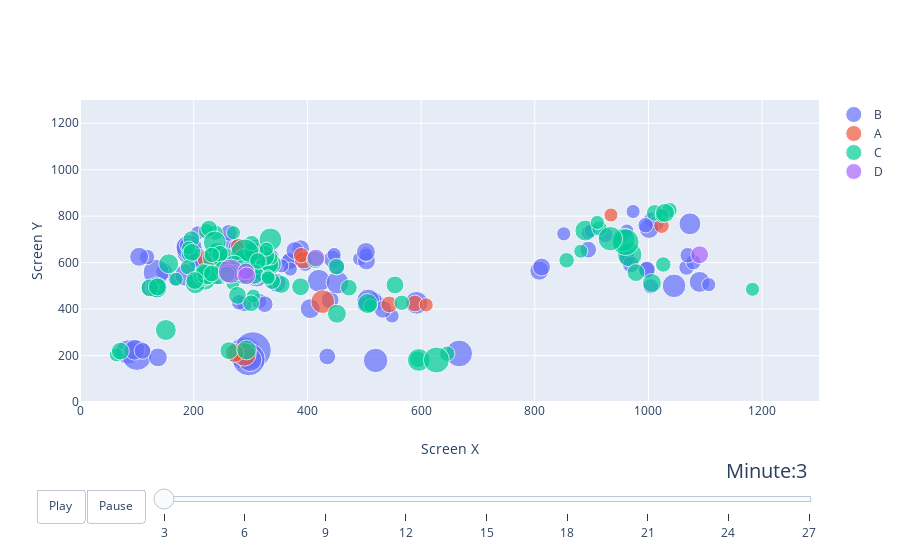

The code cell stored with this chart in its notebook:
### Markdown cell above
V2

### Code cell
import plotly.graph_objects as go
import pandas as pd

minute=3
minutes = ["3", "6", "9", "12", "15", "18", "21", "24", "27"]

# make list of Dilation
dilations = list(gfixedgaze['PupilDilation'].unique())
dilations

# dilations = []
# for dilation in gfixedgaze["PupilDilation"]:
#     if dilation not in dilations:
#         dilations.append(dilation)

# print(dilations)
# make figure
fig_dict = {
    "data": [],
    "layout": {},
    "frames": []
}

# fill in most of layout
fig_dict["layout"]["xaxis"] = {"range": [0, 1300], "title": "Screen X",'gridcolor': '#FFFFFF'}
fig_dict["layout"]["yaxis"] = {"range": [0, 1300], "title": "Screen Y",'gridcolor': '#FFFFFF'}
fig_dict["layout"]["hovermode"] = "closest"

fig_dict["layout"]["sliders"] = {
    "args": [
        "transition", {
            "duration": 1000,
            "easing": "cubic-in-out"
        }
    ],
    "initialValue": "3",
    "plotlycommand": "animate",
    "values": minutes,
    "visible": True
}

sliders_dict = {
    "active": 10,
    "yanchor": "top",
    "xanchor": "left",
    "currentvalue": {
        "font": {"size": 20},
        "prefix": "Minute:",
        "visible": True,
        "xanchor": "right"
    },
    "transition": {"duration": 300, "easing": "cubic-in-out"},
    "pad": {"b": 10, "t": 50},
    "len": 0.9,
    "x": 0.1,
    "y": 0,
    "steps": []
}
fig_dict["layout"]["updatemenus"] = [
    {
        "buttons": [
            {
                "args": [None, {"frame": {"duration": 500, "redraw": False},
                                "fromcurrent": True, "transition": {"duration": 300,
                                                                    "easing": "quadratic-in-out"}}],
                "label": "Play",
                "method": "animate"
            },
            {
                "args": [[None], {"frame": {"duration": 0, "redraw": False},
                                  "mode": "immediate",
                                  "transition": {"duration": 0}}],
                "label": "Pause",
                "method": "animate"
            }
        ],
        "direction": "left",
        "pad": {"r": 10, "t": 87},
        "showactive": False,
        "type": "buttons",
        "x": 0.1,
        "xanchor": "right",
        "y": 0,
        "yanchor": "top"
    }
]


# make data
minute = 3
for dilation in dilations:
    gfixedgaze_by_minute = gfixedgaze[gfixedgaze["Minutes"] <= minute]
    gfixedgaze_by_minute_and_dil = gfixedgaze_by_minute[gfixedgaze["PupilDilation"] == dilation]

    data_dict = {
        "x": list(gfixedgaze_by_minute_and_dil["X"]),
        "y": list(gfixedgaze_by_minute_and_dil["Y"]),
        "mode": "markers",
        "text": list(gfixedgaze_by_minute_and_dil["PupilDilation"]),
        "marker": {
            "sizemode": "area",
            "sizeref":1,
            "size": list(gfixedgaze_by_minute_and_dil["Duration"])
        },
        "name": dilation
    }
    fig_dict["data"].append(data_dict)

# make frames
for minute in minutes:
    frame = {"data": [], "name": str(minute)}
    for dilation in dilations:
        gfixedgaze_by_minute = gfixedgaze[gfixedgaze["Minutes"] <= int(minute)]
        #print(gfixedgaze_by_minute)
        gfixedgaze_by_minute_and_dil = gfixedgaze_by_minute[
            gfixedgaze_by_minute["PupilDilation"] == dilation]

        data_dict = {
            "x": list(gfixedgaze_by_minute_and_dil["X"]),
            "y": list(gfixedgaze_by_minute_and_dil["Y"]),
            "mode": "markers",
            "text": list(gfixedgaze_by_minute_and_dil["PupilDilation"]),
            "marker": {
                "sizemode": "area",
                "sizeref": 2,
                "size": list(gfixedgaze_by_minute_and_dil["Duration"])
            },
            "name": dilation
        }
        frame["data"].append(data_dict)

    fig_dict["frames"].append(frame)
    slider_step = {"args": [
        [minute],
        {"frame": {"duration": 300, "redraw": False},
         "mode": "immediate",
         "transition": {"duration": 300}}
    ],
        "label": minute,
        "method": "animate"}
    sliders_dict["steps"].append(slider_step)


fig_dict["layout"]["sliders"] = [sliders_dict]

fig = go.Figure(fig_dict)

fig.show()

### Figure 1 — Plotly figure (JSON) as saved in the notebook; plotly's stock layout.template omitted (floating-point values rounded to 4 significant figures; data arrays with more than 128 entries replaced by an {"elided": "..."} marker saying what was removed)
{"data": [{"marker": {"size": {"elided": "129 int values"}, "sizemode": "area", "sizeref": 1}, "mode": "markers", "name": "B", "text": {"elided": "129 str values"}, "type": "scatter", "x": {"elided": "129 int values"}, "y": {"elided": "129 int values"}}, {"marker": {"size": [279, 159, 160, 120, 160, 159, 120, 279, 140, 100, 140, 100, 179], "sizemode": "area", "sizeref": 1}, "mode": "markers", "name": "A", "text": ["A", "A", "A", "A", "A", "A", "A", "A", "A", "A", "A", "A", "A"], "type": "scatter", "x": [289, 280, 312, 1023, 222, 393, 389, 427, 544, 934, 589, 609, 272], "y": [205, 667, 650, 759, 615, 611, 632, 432, 420, 805, 424, 418, 211]}, {"marker": {"size": [219, 160, 199, 120, 120, 139, 120, 399, 160, 259, 259, 139, 100, 160, 120, 279, 180, 140, 100, 219, 160, 100, 199, 199, 140, 160, 219, 100, 319, 140, 279, 140, 199, 239, 159, 100, 100, 219, 279, 259, 199, 120, 100, 120, 120, 219, 120, 399, 140, 120, 100, 180, 120, 199, 100, 100, 140, 259, 120, 159, 199, 100, 120, 160, 159, 299, 219, 279, 140, 140, 100, 359, 120, 100, 299, 159, 100, 140, 100, 119, 140, 100, 159, 119, 100, 140, 100, 179, 140, 160, 140, 140, 120, 179, 120, 339, 179, 160, 200, 159, 160, 139, 100, 100, 160, 139, 139], "sizemode": "area", "sizeref": 1}, "mode": "markers", "name": "C", "text": ["C", "C", "C", "C", "C", "C", "C", "C", "C", "C", "C", "C", "C", "C", "C", "C", "C", "C", "C", "C", "C", "C", "C", "C", "C", "C", "C", "C", "C", "C", "C", "C", "C", "C", "C", "C", "C", "C", "C", "C", "C", "C", "C", "C", "C", "C", "C", "C", "C", "C", "C", "C", "C", "C", "C", "C", "C", "C", "C", "C", "C", "C", "C", "C", "C", "C", "C", "C", "C", "C", "C", "C", "C", "C", "C", "C", "C", "C", "C", "C", "C", "C", "C", "C", "C", "C", "C", "C", "C", "C", "C", "C", "C", "C", "C", "C", "C", "C", "C", "C", "C", "C", "C", "C", "C", "C", "C"], "type": "scatter", "x": [151, 262, 293, 238, 222, 227, 246, 240, 241, 237, 335, 248, 256, 194, 223, 219, 241, 246, 269, 135, 123, 169, 203, 156, 213, 136, 218, 64, 307, 196, 329, 294, 322, 335, 334, 331, 336, 324, 289, 290, 306, 302, 270, 190, 218, 223, 232, 290, 1011, 1037, 1024, 1029, 856, 271, 283, 328, 594, 596, 646, 71, 306, 191, 217, 202, 197, 967, 889, 956, 473, 291, 881, 960, 914, 910, 933, 978, 1183, 267, 305, 257, 286, 267, 292, 272, 278, 251, 511, 260, 232, 277, 258, 301, 566, 1006, 1026, 627, 452, 388, 506, 554, 354, 338, 331, 331, 414, 313, 451], "y": [310, 221, 224, 729, 735, 747, 619, 621, 649, 687, 700, 615, 634, 637, 537, 532, 545, 638, 511, 493, 491, 528, 509, 595, 548, 495, 543, 203, 602, 701, 602, 608, 611, 595, 592, 619, 620, 629, 608, 613, 648, 684, 729, 581, 542, 549, 633, 641, 814, 826, 802, 814, 610, 589, 582, 658, 184, 181, 208, 219, 550, 663, 562, 523, 644, 634, 738, 698, 492, 542, 649, 688, 747, 773, 703, 557, 485, 573, 456, 573, 543, 560, 566, 559, 553, 571, 414, 553, 553, 459, 549, 425, 427, 512, 592, 181, 380, 496, 424, 504, 506, 520, 539, 534, 613, 607, 583]}, {"marker": {"size": [159, 299, 140, 160, 160], "sizemode": "area", "sizeref": 1}, "mode": "markers", "name": "D", "text": ["D", "D", "D", "D", "D"], "type": "scatter", "x": [1090, 265, 292, 293, 415], "y": [634, 563, 562, 543, 620]}], "layout": {"hovermode": "closest", "sliders": [{"active": 10, "currentvalue": {"font": {"size": 20}, "prefix": "Minute:", "visible": true, "xanchor": "right"}, "len": 0.9, "pad": {"b": 10, "t": 50}, "steps": [{"args": [["3"], {"frame": {"duration": 300, "redraw": false}, "mode": "immediate", "transition": {"duration": 300}}], "label": "3", "method": "animate"}, {"args": [["6"], {"frame": {"duration": 300, "redraw": false}, "mode": "immediate", "transition": {"duration": 300}}], "label": "6", "method": "animate"}, {"args": [["9"], {"frame": {"duration": 300, "redraw": false}, "mode": "immediate", "transition": {"duration": 300}}], "label": "9", "method": "animate"}, {"args": [["12"], {"frame": {"duration": 300, "redraw": false}, "mode": "immediate", "transition": {"duration": 300}}], "label": "12", "method": "animate"}, {"args": [["15"], {"frame": {"duration": 300, "redraw": false}, "mode": "immediate", "transition": {"duration": 300}}], "label": "15", "method": "animate"}, {"args": [["18"], {"frame": {"duration": 300, "redraw": false}, "mode": "immediate", "transition": {"duration": 300}}], "label": "18", "method": "animate"}, {"args": [["21"], {"frame": {"duration": 300, "redraw": false}, "mode": "immediate", "transition": {"duration": 300}}], "label": "21", "method": "animate"}, {"args": [["24"], {"frame": {"duration": 300, "redraw": false}, "mode": "immediate", "transition": {"duration": 300}}], "label": "24", "method": "animate"}, {"args": [["27"], {"frame": {"duration": 300, "redraw": false}, "mode": "immediate", "transition": {"duration": 300}}], "label": "27", "method": "animate"}], "transition": {"duration": 300, "easing": "cubic-in-out"}, "x": 0.1, "xanchor": "left", "y": 0, "yanchor": "top"}], "updatemenus": [{"buttons": [{"args": [null, {"frame": {"duration": 500, "redraw": false}, "fromcurrent": true, "transition": {"duration": 300, "easing": "quadratic-in-out"}}], "label": "Play", "method": "animate"}, {"args": [[null], {"frame": {"duration": 0, "redraw": false}, "mode": "immediate", "transition": {"duration": 0}}], "label": "Pause", "method": "animate"}], "direction": "left", "pad": {"r": 10, "t": 87}, "showactive": false, "type": "buttons", "x": 0.1, "xanchor": "right", "y": 0, "yanchor": "top"}], "xaxis": {"gridcolor": "#FFFFFF", "range": [0, 1300], "title": {"text": "Screen X"}}, "yaxis": {"gridcolor": "#FFFFFF", "range": [0, 1300], "title": {"text": "Screen Y"}}}}
